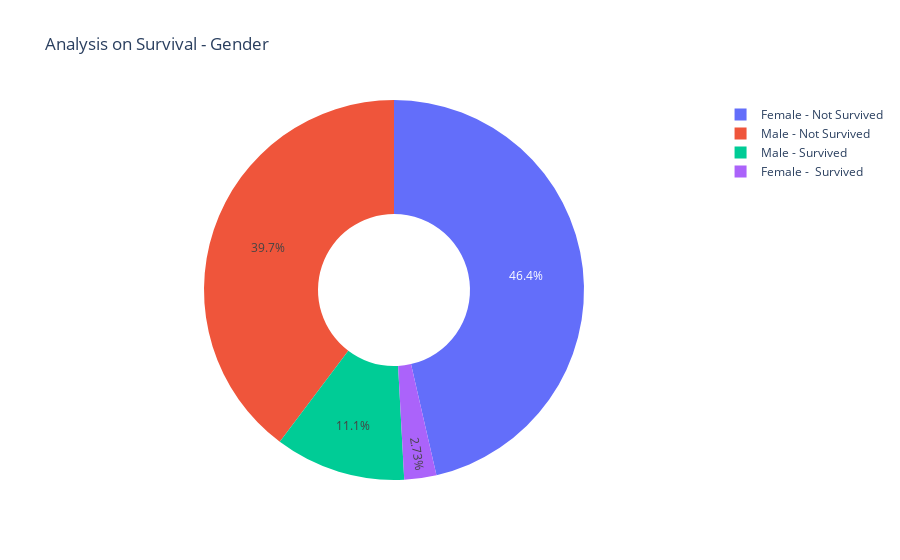

Notebook cell for this chart:
### Markdown cell above
* Age has much more Equal Spread based on the Gender.

### Code cell
male=ds[ds["Sex"]==0]
female=ds[ds["Sex"]==1]

male_survi=male[ds["Survived"]==1]
male_not=male[ds["Survived"]==0]
female_survi=female[ds["Survived"]==1]
female_not=female[ds["Survived"]==0]

labels = ['Male - Survived','Male - Not Survived', "Female -  Survived", "Female - Not Survived"]
values = [len(male[ds["Survived"]==1]),len(male[ds["Survived"]==0]),
         len(female[ds["Survived"]==1]),len(female[ds["Survived"]==0])]
fig = go.Figure(data=[go.Pie(labels=labels, values=values, hole=.4)])
fig.update_layout(
    title_text="Analysis on Survival - Gender")
fig.show()

### Figure 1 — Plotly figure (JSON) as saved in the notebook; plotly's stock layout.template omitted (floating-point values rounded to 4 significant figures)
{"data": [{"hole": 0.4, "labels": ["Male - Survived", "Male - Not Survived", "Female -  Survived", "Female - Not Survived"], "type": "pie", "values": [110, 393, 27, 459]}], "layout": {"title": {"text": "Analysis on Survival - Gender"}}}
